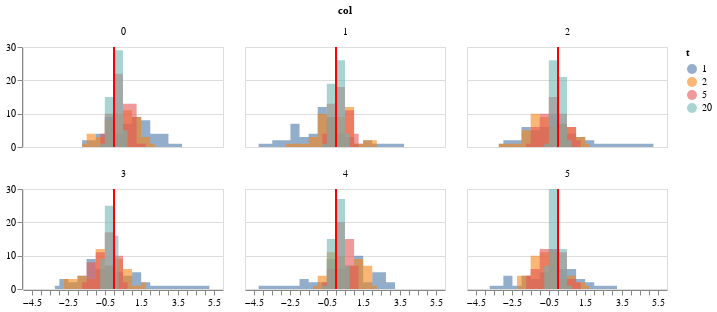

Notebook code cell kept with this figure:
### Code cell
particle_chart = alt.Chart(ps).mark_area(
    opacity = 0.6,
    interpolate = "step"
).encode(
    alt.Y('count()', stack=None, title=None),
    alt.X('value:Q',
          bin=alt.Bin(maxbins=30),
          title=None
         ),
    alt.Color('t:N')
).properties(width=200, height=100)

rule = alt.Chart(ps).mark_rule(color='red').encode(
    x='truevalue',
    size=alt.value(1)
)

(particle_chart + rule).facet(
    alt.Facet('col'),
    columns=3
)

### Figure 1 — Vega-Lite specification as saved in the notebook (floating-point values rounded to 4 significant figures; data arrays with more than 128 entries replaced by an {"elided": "..."} marker saying what was removed)
{"config": {"view": {"continuousWidth": 400, "continuousHeight": 300}}, "data": {"name": "data-308c492d320857c4df74d63888a34615"}, "facet": {"type": "quantitative", "field": "col"}, "spec": {"layer": [{"mark": {"type": "area", "interpolate": "step", "opacity": 0.6}, "encoding": {"color": {"type": "nominal", "field": "t"}, "x": {"type": "quantitative", "bin": {"maxbins": 30}, "field": "value", "title": null}, "y": {"type": "quantitative", "aggregate": "count", "stack": null, "title": null}}, "height": 100, "width": 200}, {"mark": {"type": "rule", "color": "red"}, "encoding": {"size": {"value": 1}, "x": {"type": "quantitative", "field": "truevalue"}}}]}, "columns": 3, "$schema": "https://vega.github.io/schema/vega-lite/v4.8.1.json", "datasets": {"data-308c492d320857c4df74d63888a34615": {"elided": "1200 records"}}}
